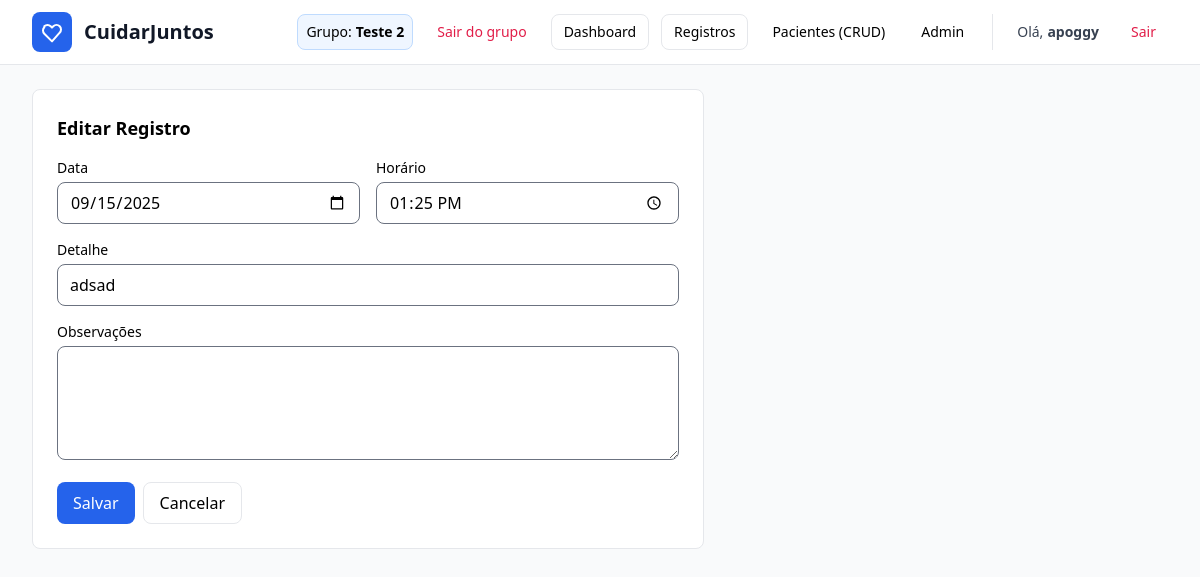
/care/records/12/edit/ (signed in), run on an earlier commit of the app's database.
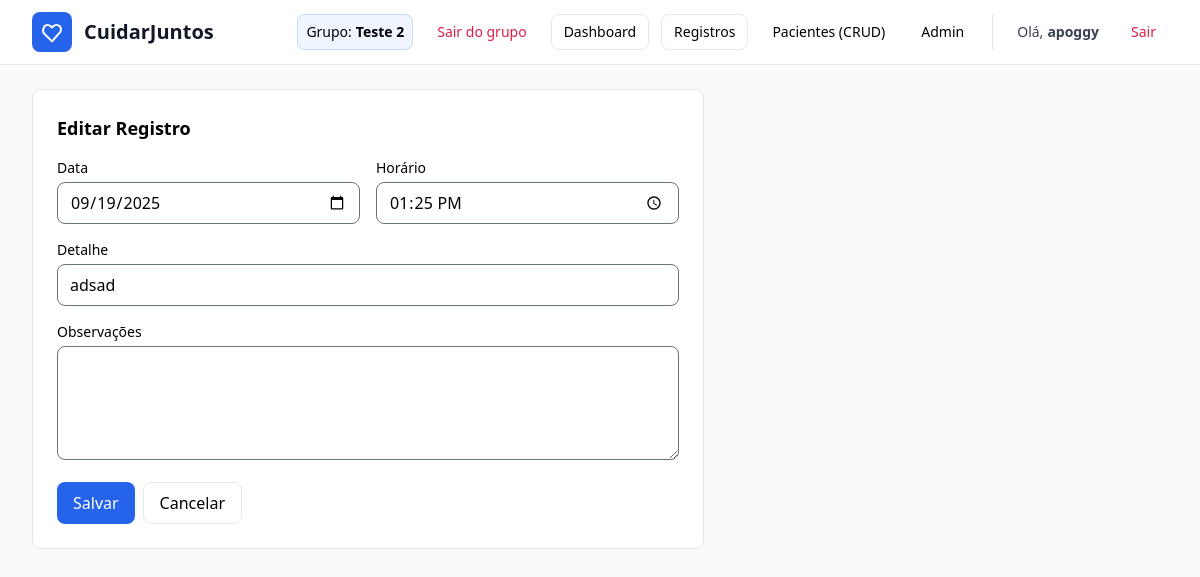
And on a later commit of the database.
### care/models.py (models this page shows, shortened)
class CareRecord(models.Model):
    class Type(models.TextChoices):
        MEDICATION = "medication", "Medicação"
        MEAL       = "meal",       "Alimentação"
        VITAL      = "vital",      "Sinais Vitais"
        ACTIVITY   = "activity",   "Atividade"
        SLEEP      = "sleep",      "Sono"
        BATHROOM   = "bathroom",   "Banheiro"
        OTHER      = "other",      "Outros"
    class Status(models.TextChoices):
        PENDING = "pending", "Pendente"
        DONE    = "done",    "Realizada"
        MISSED  = "missed",  "Não realizado"
    patient     = models.ForeignKey(Patient, on_delete=models.CASCADE, related_name="records")
    caregiver   = models.CharField("Cuidador", max_length=120)
    type        = models.CharField("Tipo", max_length=20, choices=Type.choices, default=Type.MEDICATION)
    what        = models.CharField("O que", max_length=200)
    description = models.TextField("Descrição", blank=True)
    date        = models.DateField("Data", db_index=True)
    time        = models.TimeField("Hora")
    timestamp   = models.DateTimeField("Criado em", auto_now_add=True)
    created_by  = models.ForeignKey(
        User, on_delete=models.CASCADE, related_name="care_records",
        null=True, blank=True, db_index=True
    )
    status = models.CharField("Status", max_length=10, choices=Status.choices, default=Status.PENDING, db_index=True)
    class Meta:
        ordering = ["-date", "-time"]
        indexes = [models.Index(fields=["patient", "date"])]

### care/views.py (the view, shortened to what this page needs)
# urls.py: path("records/<int:pk>/edit/", RecordUpdate.as_view(), name="record-update"),
class RecordUpdate(LoginRequiredMixin, UpdateView):
    model = CareRecord
    form_class = CareRecordForm
    template_name = "care/record_form.html"
    def get_queryset(self):
        qs = CareRecord.objects.all()
        if self.request.user.is_superuser:
            return qs
        return qs.filter(created_by=self.request.user)
    def get_form(self, form_class=None):
        form = super().get_form(form_class)
        if "patient" in form.fields:
            p = users_patient(self.request.user)
            form.fields["patient"].queryset = Patient.objects.filter(pk=p.pk) if p else Patient.objects.none()
        return form

### care/context_processors.py (called while the page is built)
def current_group(request):
    if not request.user.is_authenticated:
        return {"current_group": None, "current_group_membership": None}
    try:
        gm = GroupMembership.objects.select_related("group").get(user=request.user)
        return {"current_group": gm.group, "current_group_membership": gm}
    except GroupMembership.DoesNotExist:
        return {"current_group": None, "current_group_membership": None}

### care/views.py (called while the page is built)
def user_group(user):
    try:
        return user.group_membership
    except GroupMembership.DoesNotExist:
        return None

def users_patient(user):
    gm = user_group(user)
    return gm.group.patient if gm else None

### templates/care/record_form.html (shortened to what this page needs)
{% extends 'base.html' %}
{% block content %}
<div class="bg-white border rounded-lg p-6 max-w-2xl">
  <h2 class="text-lg font-semibold mb-4">{% if view.object %}Editar{% else %}Novo{% endif %} Registro</h2>
  <form method="post" class="space-y-4" id="record-edit-form">
    <div class="grid grid-cols-1 md:grid-cols-2 gap-4">
      <div>
        <label class="block text-sm mb-1" for="id_date">Data</label>
        <input id="id_date" type="date" name="date"
               value="{{ form.date.value|default:form.instance.date|date:'Y-m-d' }}"
               class="w-full rounded-lg border px-3 py-2">
      </div>
      <div>
        <label class="block text-sm mb-1" for="id_time">Horário</label>
        <input id="id_time" type="time" name="time"
               value="{{ form.time.value|default:form.instance.time|time:'H:i' }}"
               class="w-full rounded-lg border px-3 py-2">
      </div>
    </div>
    {% with t=form.type.value %}
      {% if t == 'sleep' %}
        <div class="mt-2">
          <label class="block text-sm mb-2">Status do sono</label>
          {% if form.sleep_event %}
            {{ form.sleep_event.errors }}
            <ul class="flex gap-3">
              {% for rb in form.sleep_event %}
                <li>
                  <label class="inline-flex items-center gap-2 rounded-lg border px-3 py-2 cursor-pointer hover:bg-gray-50">
                    {{ rb.tag }}
                    <span>{{ rb.choice_label|title }}</span>
                  </label>
                </li>
              {% endfor %}
            </ul>
            <div class="hidden">{{ form.what }}</div>
          {% else %}
            <div class="flex gap-3">
              <label class="inline-flex items-center gap-2 rounded-lg border px-3 py-2 cursor-pointer hover:bg-gray-50">
                <input type="radio" name="sleep_event" value="Dormiu">
                <span>Dormiu</span>
              </label>
              <label class="inline-flex items-center gap-2 rounded-lg border px-3 py-2 cursor-pointer hover:bg-gray-50">
                <input type="radio" name="sleep_event" value="Acordou">
                <span>Acordou</span>
              </label>
            </div>
            <div class="hidden">{{ form.what }}</div>
            {{ form.what.errors }}
          {% endif %}
        </div>
      {% else %}
        <div class="mt-2">
          <label class="block text-sm mb-1">Detalhe</label>
          {{ form.what }} {{ form.what.errors }}
        </div>
      {% endif %}
    {% endwith %}
    <div>
      <label class="block text-sm mb-1">Observações</label>
      {{ form.description }} {{ form.description.errors }}
    </div>
    <div class="flex gap-2">
      <button class="bg-blue-600 text-white px-4 py-2 rounded-lg hover:bg-blue-700">Salvar</button>
      <a class="px-4 py-2 border rounded-lg hover:bg-gray-50" href="{% url 'care:record-create' %}">Cancelar</a>
    </div>
  </form>
</div>
{% endblock %}

What changed in the data, as far as the page shows it:
changed CareRecord "adsad": date "09/15/2025" → "09/19/2025"
